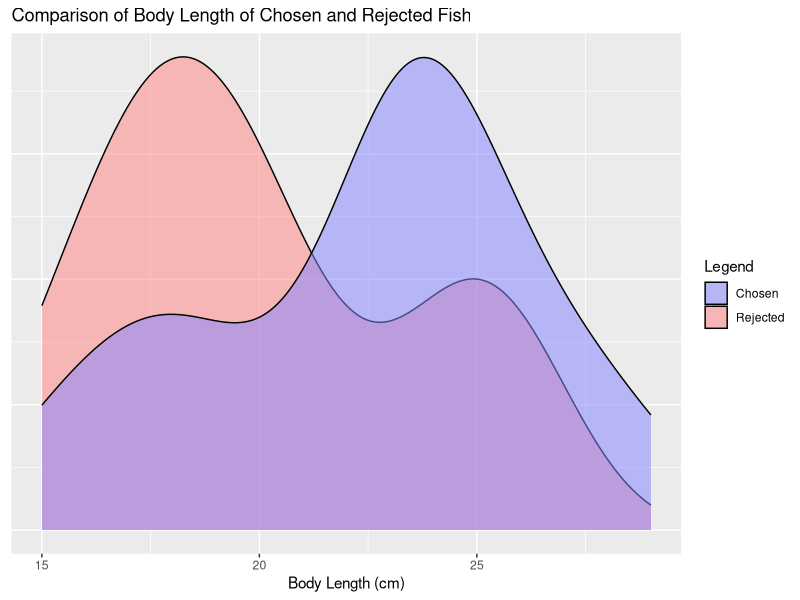
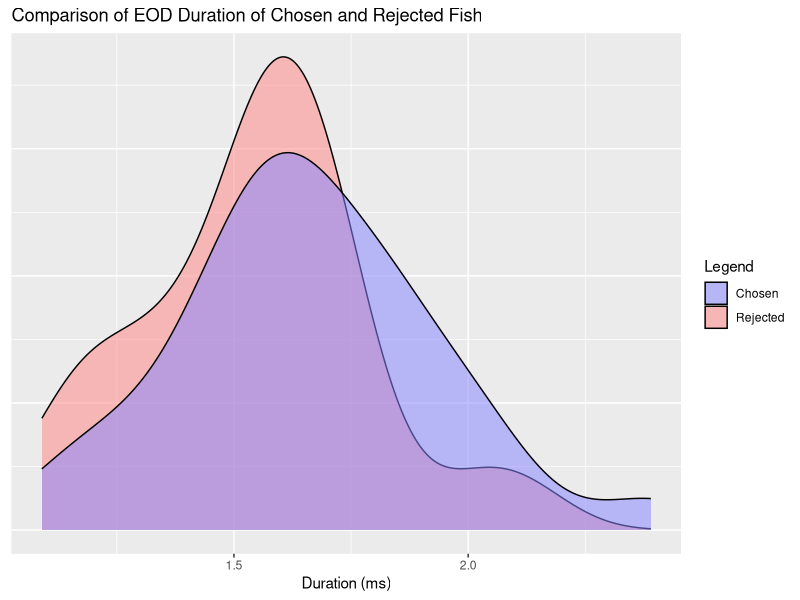
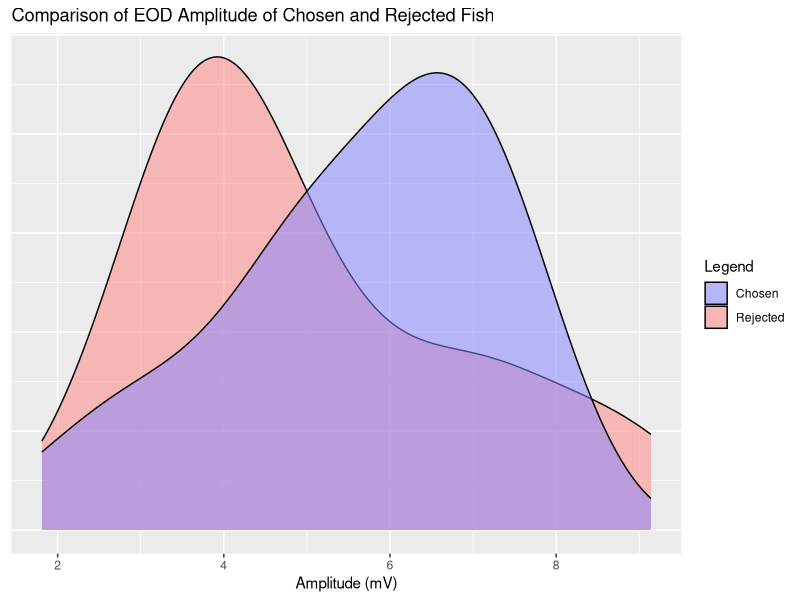
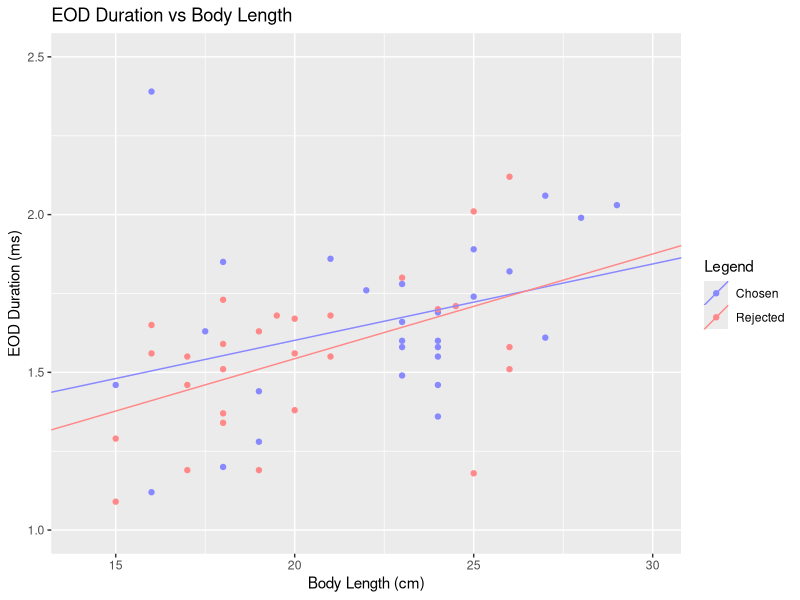
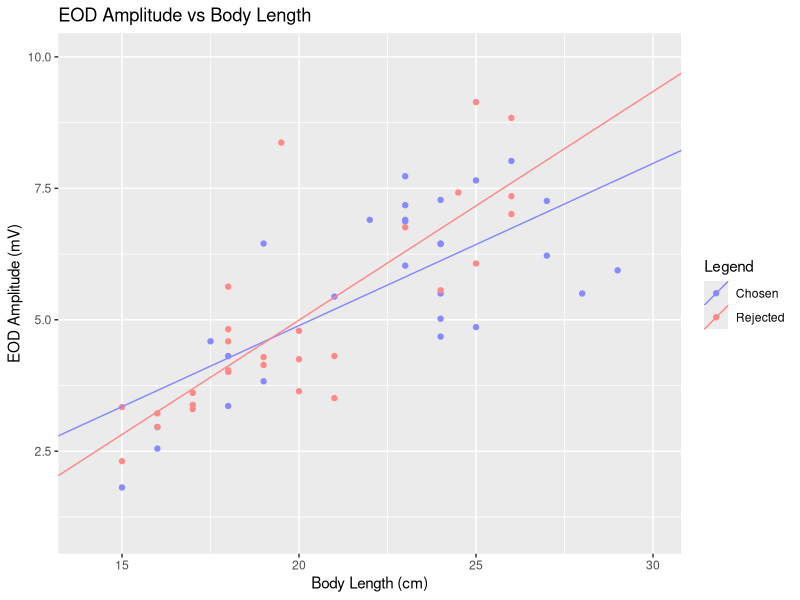
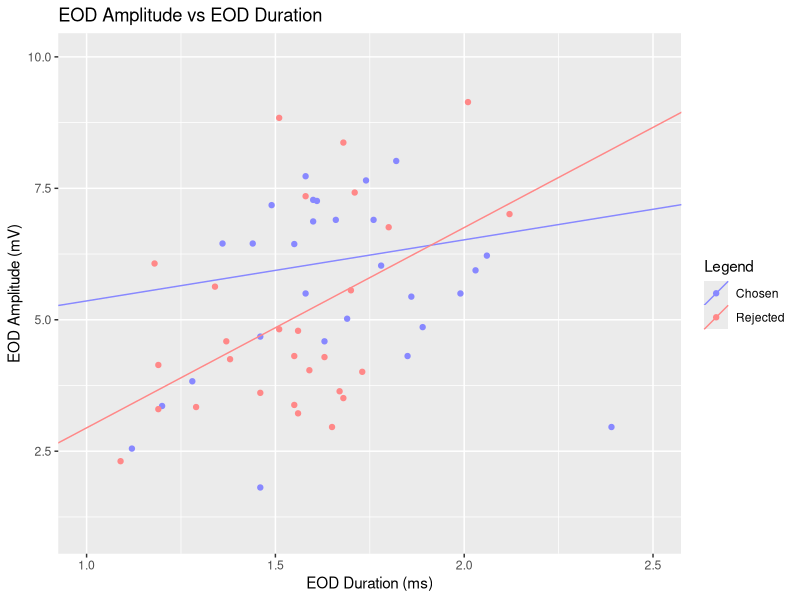

Reproduce these figures in R, in order.
## ---- chunk 1
library(ggplot2)
library(GGally)
library(dplyr)

fishdata_raw <- read.csv("./fishdata.csv")

fishdata <- data.frame(fishdata_raw)
colnames(fishdata) <- fishdata[1,]
colnames(fishdata)[1] <- "Trial.Num"
fishdata <- fishdata[-1,]
rownames(fishdata) <- 1:nrow(fishdata)
fishdata <- apply(fishdata, MARGIN = c(1, 2), as.numeric)
fishdata <- data.frame(fishdata)

fishdata$D.BodLen = fishdata$C.BodLen - fishdata$R.BodLen
fishdata$D.Duration = fishdata$C.Duration - fishdata$R.Duration
fishdata$D.Amplitude = fishdata$C.Amplitude - fishdata$R.Amplitude

fishdata_chosen <- fishdata[,c(1:4)]
colnames(fishdata_chosen)[2:4] <- c("BodLen", "Duration", "Amplitude")
fishdata_chosen$Chosen <- rep(factor(1), each = nrow(fishdata_chosen))

fishdata_rejected <- fishdata[,c(1, 5:7)]
colnames(fishdata_rejected)[2:4] <- c("BodLen", "Duration", "Amplitude")
fishdata_rejected$Chosen <- rep(factor(0), each = nrow(fishdata_rejected))

fishdata_split <- rbind(fishdata_chosen, fishdata_rejected)
rownames(fishdata_split) <- 1:nrow(fishdata_split)
## ---- chunk 2
BodLen_comparison_density_plot <- function() {
  return(
    ggplot(fishdata, aes()) +
      geom_density(aes(x = R.BodLen, fill = "Rejected")) +
      geom_density(aes(x = C.BodLen, fill = "Chosen")) +
      scale_fill_manual(values = c("Chosen" = "#8888ff88", "Rejected" = "#ff888888")) +
      labs(
        x = "Body Length (cm)",
        y = "Density",
        fill = "Legend",
        title = "Comparison of Body Length of Chosen and Rejected Fish"
      ) +
      theme(
        axis.ticks.y = element_blank(),
        axis.text.y = element_blank(),
        axis.title.y = element_blank()
      )
  )
}

Duration_comparison_density_plot <- function() {
  return(
    ggplot(fishdata, aes()) +
      geom_density(aes(x = R.Duration, fill = "Rejected")) +
      geom_density(aes(x = C.Duration, fill = "Chosen")) +
      scale_fill_manual(values = c("Chosen" = "#8888ff88", "Rejected" = "#ff888888")) +
      labs(
        x = "Duration (ms)",
        y = "Density",
        fill = "Legend",
        title = "Comparison of EOD Duration of Chosen and Rejected Fish"
      ) +
      theme(
        axis.ticks.y = element_blank(),
        axis.text.y = element_blank(),
        axis.title.y = element_blank()
      )
  )
}

Amplitude_comparison_density_plot <- function() {
  return(
    ggplot(fishdata, aes()) +
      geom_density(aes(x = R.Amplitude, fill = "Rejected")) +
      geom_density(aes(x = C.Amplitude, fill = "Chosen")) +
      scale_fill_manual(values = c("Chosen" = "#8888ff88", "Rejected" = "#ff888888")) +
      labs(
        x = "Amplitude (mV)",
        y = "Density",
        fill = "Legend",
        title = "Comparison of EOD Amplitude of Chosen and Rejected Fish"
      ) +
      theme(
        axis.ticks.y = element_blank(),
        axis.text.y = element_blank(),
        axis.title.y = element_blank()
      )
  )
}
## ---- chunk 3
BodLen_comparison_density_plot()
## ---- chunk 4
Duration_comparison_density_plot()
## ---- chunk 5
Amplitude_comparison_density_plot()
## ---- chunk 6
t.test(fishdata$C.BodLen - fishdata$R.BodLen, alternative = "g")
## ---- chunk 7
t.test(fishdata$C.Duration - fishdata$R.Duration, alternative = "g")
## ---- chunk 8
t.test(fishdata$C.Amplitude - fishdata$R.Amplitude, alternative = "g")
## ---- chunk 9
regres_dvb_c <- lm(
  Duration ~ BodLen,
  data = fishdata_chosen
)

regres_dvb_r <- lm(
  Duration ~ BodLen,
  data = fishdata_rejected
)

summary(regres_dvb_c)
summary(regres_dvb_r)
## ---- chunk 10
ggplot(fishdata_split, aes(BodLen, Duration)) +
  geom_point(aes(color = Chosen)) +
  geom_abline(aes(color = "1", slope = 0.02421, intercept = 1.11736)) +
  geom_abline(aes(color = "0", slope = 0.03319, intercept = 0.87955)) +
  scale_color_manual(
    values = c("1" = "#8888ffff", "0" = "#ff8888ff"),
    labels = c("Chosen", "Rejected")
  ) +
  scale_x_continuous(limits = c(14, 30)) +
  scale_y_continuous(limits = c(1, 2.5)) +
  labs(
    x = "Body Length (cm)",
    y = "EOD Duration (ms)",
    color = "Legend",
    title = "EOD Duration vs Body Length"
  )
## ---- chunk 11
regres_avb_c <- lm(
  Amplitude ~ BodLen,
  data = fishdata_chosen
)

regres_avb_r <- lm(
  Amplitude ~ BodLen,
  data = fishdata_rejected
)

summary(regres_avb_c)
summary(regres_avb_r)
## ---- chunk 12
ggplot(fishdata_split, aes(BodLen, Amplitude)) +
  geom_point(aes(color = Chosen)) +
  geom_abline(aes(color = "1", slope = 0.30844, intercept = -1.27921)) +
  geom_abline(aes(color = "0", slope = 0.43495, intercept = -3.70646)) +
  scale_color_manual(
    values = c("1" = "#8888ffff", "0" = "#ff8888ff"),
    labels = c("Chosen", "Rejected")
  ) +
  scale_x_continuous(limits = c(14, 30)) +
  scale_y_continuous(limits = c(1, 10)) +
  labs(
    x = "Body Length (cm)",
    y = "EOD Amplitude (mV)",
    color = "Legend",
    title = "EOD Amplitude vs Body Length"
  )
## ---- chunk 13
regres_avd_c <- lm(
  Amplitude ~ Duration,
  data = fishdata_chosen
)

regres_avd_r <- lm(
  Amplitude ~ Duration,
  data = fishdata_rejected
)

summary(regres_avd_c)
summary(regres_avd_r)
## ---- chunk 14
ggplot(fishdata_split, aes(Duration, Amplitude)) +
  geom_point(aes(color = Chosen)) +
  geom_abline(aes(color = "1", slope = 1.1621, intercept = 4.1968)) +
  geom_abline(aes(color = "0", slope = 3.8100, intercept = -0.8657)) +
  scale_color_manual(
    values = c("1" = "#8888ffff", "0" = "#ff8888ff"),
    labels = c("Chosen", "Rejected")
  ) +
  scale_x_continuous(limits = c(1, 2.5)) +
  scale_y_continuous(limits = c(1, 10)) +
  labs(
    x = "EOD Duration (ms)",
    y = "EOD Amplitude (mV)",
    color = "Legend",
    title = "EOD Amplitude vs EOD Duration"
  )
